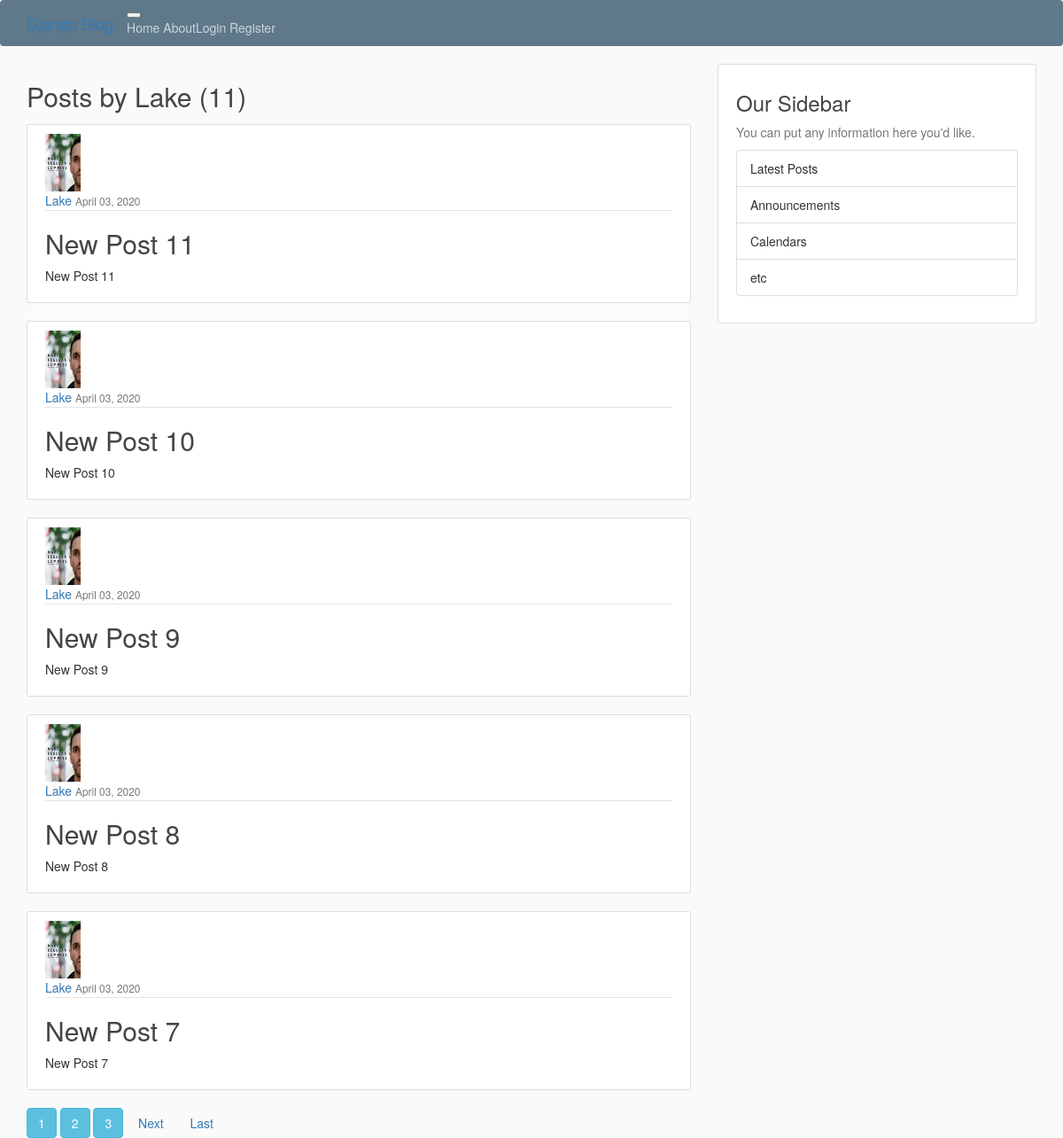
Screenshot of /user/Lake/ with the database file from the repository.
### blog/models.py (models this page shows, shortened)
class Post(models.Model):
    title = models.CharField(max_length=100)
    content = models.TextField()
    date_posted = models.DateTimeField(default=timezone.now)
    author = models.ForeignKey(User, on_delete=models.CASCADE)

### users/models.py (models this page shows, shortened)
class Profile(models.Model):
    user = models.OneToOneField(User, on_delete=models.CASCADE)
    image = models.ImageField(default='default.jpg', upload_to='profile_pics')

### blog/views.py (the view)
# urls.py: path('user/<str:username>/', UserPostListView.as_view(), name='user-posts'),
class UserPostListView(ListView):
    model = Post
    template_name = 'blog/user_posts.html'
    context_object_name = 'posts'
    paginate_by = 5
    def get_queryset(self):
        user = get_object_or_404(User, username=self.kwargs.get('username'))
        return Post.objects.filter(author=user).order_by('-date_posted')

### blog/templates/blog/user_posts.html (shortened to what this page needs)
{% extends "blog/base.html" %}
{% block content %}
    <h2 class="mb-4">Posts by {{ view.kwargs.username }} ({{ page_obj.paginator.count }})</h2>
    {% for post in posts %}
        <article class="media content-section">
            <img src="{{  post.author.profile.image.url }}" class="rounded-circle article-img" alt="profile pic">
            <div class="media-body">
            <div class="article-metadata">
                <a class="mr-2" href="{% url 'user-posts' post.author.username %}">{{ post.author }}</a>
                <small class="text-muted">{{ post.date_posted|date:"F d, Y" }}</small>
            </div>
            <h2><a class="article-title" href="{% url 'post-detail' post.id %}">{{ post.title }}</a></h2>
            <p class="article-content">{{ post.content }}</p>
            </div>
        </article>
    {% endfor %}
    {% if is_paginated %}
        {% for num in page_obj.paginator.page_range %}
            {% if page_obj.number == num %}
                <a class="btn btn-info mb-4" href="?page={{ num }}">{{ num }}</a>
            {% elif num > page_obj.number|add:'-3' and num < page_obj.number|add:'3' %}
                <a class="btn btn-info mb-4" href="?page={{ num }}">{{ num }}</a>
            {% endif %}
        {% endfor %}
        {% if page_obj.has_next %}
            <a class="btn btn-outline-info mb-4" href="?page={{ page_obj.next_page_number  }}">Next</a>
            <a class="btn btn-outline-info mb-4" href="?page={{ page_obj.paginator.num_pages }}">Last</a>
        {% endif %}
    {% endif %}
{% endblock content %}

### blog/static/blog/main.css (style rules this page uses)
body { background: #fafafa; color: #333333; }
h1, h2, h3, h4, h5, h6 { color: #444444; }
.content-section { background: #ffffff; padding: 10px 20px; border: 1px solid #dddddd; border-radius: 3px; margin-bottom: 20px; }
.article-title { color: #444444; }
.article-content { white-space: pre-line; }
.article-img { height: 65px; width: 65px; margin-right: 16px; }
.article-metadata { padding-bottom: 1px; margin-bottom: 4px; border-bottom: 1px solid #e3e3e3 }

### rows the page displays
Post: author.profile.image (picture), author "Lake", date_posted "April 03, 2020", title "New Post 11", content "New Post 11"
Post: author.profile.image (picture), author "Lake", date_posted "April 03, 2020", title "New Post 10", content "New Post 10"
Post: author.profile.image (picture), author "Lake", date_posted "April 03, 2020", title "New Post 9", content "New Post 9"
Post: author.profile.image (picture), author "Lake", date_posted "April 03, 2020", title "New Post 8", content "New Post 8"
Post: author.profile.image (picture), author "Lake", date_posted "April 03, 2020", title "New Post 7", content "New Post 7"

### other values shown
{{ view.kwargs.username }} "Lake"
{{ page_obj.paginator.count }} "11"
{{ num }} "1"
{{ num }} "2" "3"
